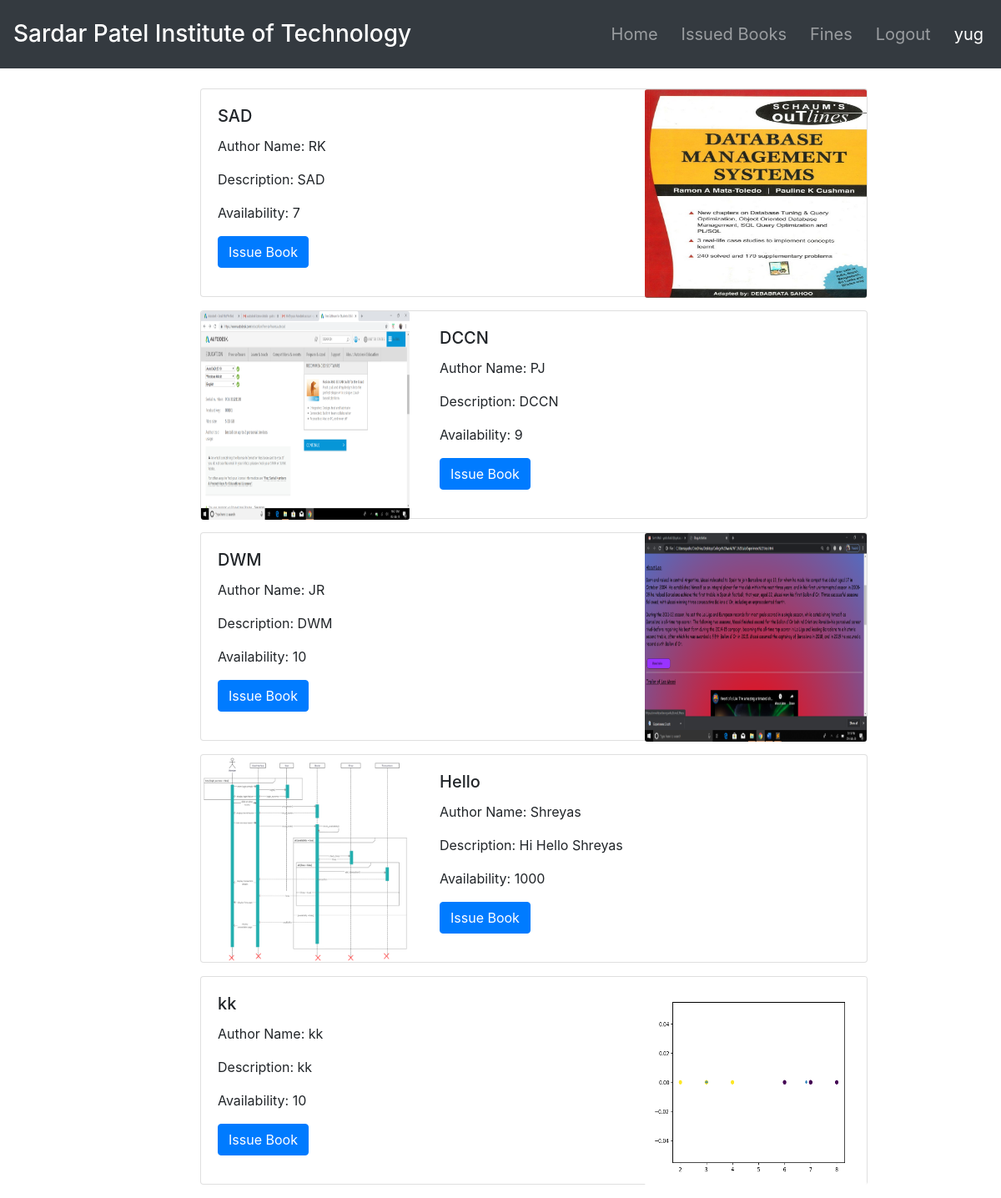
Screenshot of /home/ (signed in) with the database file from the repository.
### lib/models.py (models this page shows, shortened)
class Books(models.Model):
	book_title = models.CharField(max_length=100)
	book_image = models.ImageField(default = 'default.jpg', upload_to = 'book_pics')
	author_name = models.CharField(max_length=100)
	book_description = models.CharField(max_length=200)
	book_subject = models.CharField(max_length=100)
	book_quantity = models.IntegerField(default=10)

### lib/views.py (the view)
# urls.py: 2. Add a URL to urlpatterns:  path('', views.home, name='home')
def home(request):
	if Librarian.objects.filter(user=request.user).first():
		print("lib")
		return render(request,"lib/librarian_home.html")
	else:
		books = Books.objects.all()
		print("mem")
		return render(request,"lib/member_home.html", {'books':books})

### lib/templates/lib/member_home.html (shortened to what this page needs)
{% load static %}
<!DOCTYPE html>
<html lang="en">
<head>
  <link rel="stylesheet" href="https://maxcdn.bootstrapcdn.com/bootstrap/4.4.1/css/bootstrap.min.css">
</head>
<body>
  <nav class="navbar navbar-expand-sm bg-dark navbar-dark">
    <ul class="navbar-nav">
      <li class="nav-item active">
        <p class="text-light"><h3 style="color: white;">Sardar Patel Institute of Technology</h3></p>
      </li>
    </ul>
    <ul class="navbar-nav ml-auto">
      <li class="nav-item">
        <a class="text-ligt nav-link" href="{% url 'home' %}" style="font-size: 20px;padding-right: 20px;">Home</a>
      </li>
      <li class="nav-item">
        <a class="text-ligt nav-link" href="{% url 'view-issued-books' %}" style="font-size: 20px;padding-right: 20px;">Issued Books</a>
      </li>
      <li class="nav-item">
        <a class="text-ligt nav-link" href="{% url 'view-fines' %}" style="font-size: 20px;padding-right: 20px;">Fines</a>
      </li>
      <li class="nav-item">
        <a class="text-ligt nav-link" href="{% url 'logout' %} " style="font-size: 20px;padding-right: 20px;">Logout</a>
      </li>
      <li class="nav-item">
        <a class="text-ligt nav-link" href="#" style="font-size: 20px;padding-right: 5px;color: white;">{{user.username}}</a>
      </li>
    </ul>
  </nav>
<br>
  {% if books %}
  {% for book in books %}
  {% if forloop.counter|divisibleby:"2" %}
  <div class="card mb-3" style="max-width: 940px;left: 20%;height: 250px;width: 800px;">
    <div class="row no-gutters">
      <div class="col-md-4">
        <img src="{{ book.book_image.url }}" class="card-img" alt="..." style="height: 250px;width: 250px;">
      </div>
      <div class="col-md-8">
        <div class="card-body">
          <h5 class="card-title">{{ book.book_title }}</h5>
          <p class="card-text">Author Name: {{ book.author_name }}</p>
          <p class="card-text">Description: {{ book.book_description }}</p>
          <p class="card-text">Availability: {{ book.book_quantity }}</p>
          <a href="{% url 'issue-book' book.id %}" role="button"><button class="btn btn-primary" style="margin-bottom: 20px;">Issue Book</button></a>
        </div>
      </div>
    </div>
  </div>
  {% else %}
  <div class="card mb-3" style="max-width: 940px;left: 20%;height: 250px;width: 800px;background-color: white;">
    <div class="row no-gutters">
      <div class="col-md-8">
        <div class="card-body">
          <h5 class="card-title">{{ book.book_title }}</h5>
          <p class="card-text">Author Name: {{ book.author_name }}</p>
          <p class="card-text">Description: {{ book.book_description }}</p>
          <p class="card-text">Availability: {{ book.book_quantity }}</p>
          <a href="{% url 'issue-book' book.id %}" role="button"><button class="btn btn-primary" style="margin-bottom: 20px;">Issue Book</button></a>
        </div>
      </div>
      <div class="col-md-4">
        <img src="{{ book.book_image.url }}" class="card-img" alt="..." style="height: 250px;">
      </div>
    </div>
  </div>
  {% endif %}
  {% endfor %}
  {% endif %}

### lib/templates/lib/member_home.html (style rules this page uses)
html, body { overflow-x: hidden; background-image: url("https://img.freepik.com/free-photo/abstract-techno-background-with-connecting-lines_1048-5570.jpg?size=626&ext=jpg"); background-size: cover; }

### rows the page displays
Books: book_title "SAD", author_name "RK", book_description "SAD", book_quantity "7", book_image (picture)
Books: book_image (picture), book_title "DCCN", author_name "PJ", book_description "DCCN", book_quantity "9"
Books: book_title "DWM", author_name "JR", book_description "DWM", book_quantity "10", book_image (picture)
Books: book_image (picture), book_title "Hello", author_name "Shreyas", book_description "Hi Hello Shreyas", book_quantity "1000"
Books: book_title "kk", author_name "kk", book_description "kk", book_quantity "10", book_image (picture)

### other values shown
{{ user.username }} "yug"
